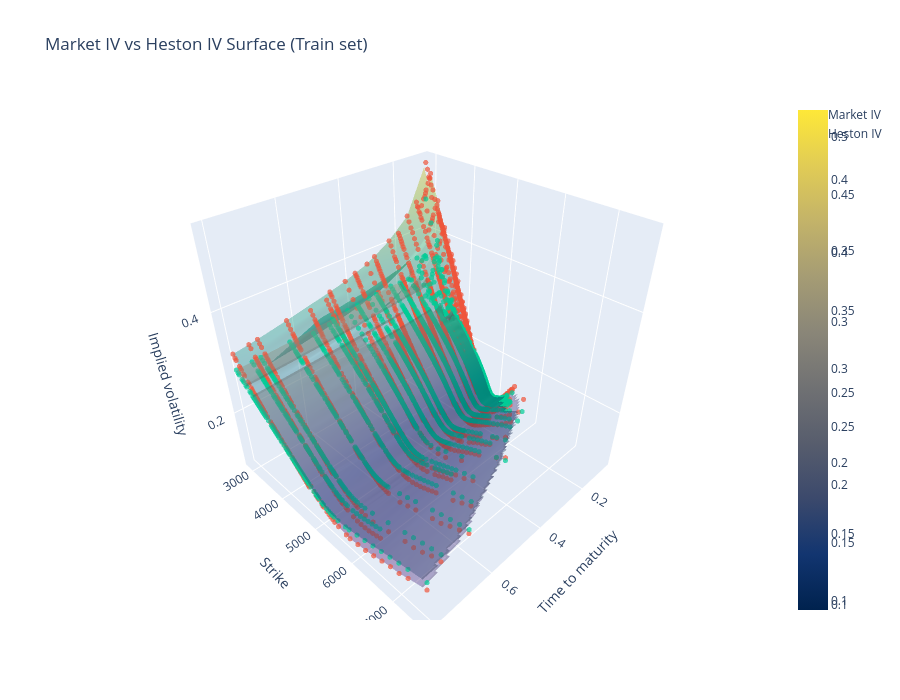

Notebook code for this chart:
### Code cell
# ============================================================
# 3D IV surface: market IV and Heston IV on train data
# ============================================================

surface_df = train.copy()

x = surface_df["tau"].to_numpy(float)
y = surface_df["strike"].to_numpy(float)
z = surface_df["iv"].to_numpy(float)
z_heston = surface_df["heston_iv"].to_numpy(float)

# Grid
tau_grid = np.linspace(x.min(), x.max(), 60)
strike_grid = np.linspace(y.min(), y.max(), 80)
tau_mesh, strike_mesh = np.meshgrid(tau_grid, strike_grid)

market_IV_grid = griddata(points=(x, y), values=z, xi=(tau_mesh, strike_mesh), method="linear")
heston_IV_grid = griddata(points=(x, y), values=z_heston, xi=(tau_mesh, strike_mesh), method="linear")

fig = go.Figure()
fig.add_trace(go.Surface(
    x=tau_mesh, y=strike_mesh, z=market_IV_grid,
    colorscale="Viridis", opacity=0.4))
fig.add_trace(go.Scatter3d(
    x=surface_df["tau"], y=surface_df["strike"], z=surface_df["iv"],
    mode="markers", name="Market IV", marker=dict(size=3, opacity=0.7)))
fig.add_trace(go.Scatter3d(
    x=surface_df["tau"], y=surface_df["strike"], z=surface_df["heston_iv"],
    mode="markers", name="Heston IV", marker=dict(size=3, opacity=0.7)))
fig.add_trace(go.Surface(
    x=tau_mesh, y=strike_mesh, z=heston_IV_grid,
    colorscale="Cividis", opacity=0.4))
fig.update_layout(
    title="Market IV vs Heston IV Surface (Train set)",
    scene=dict(xaxis_title="Time to maturity", yaxis_title="Strike", zaxis_title="Implied volatility"),
    width=900, height=700)
fig.show()

### Figure 1 — Plotly figure (JSON) as saved in the notebook; plotly's stock layout.template omitted (floating-point values rounded to 4 significant figures; data arrays with more than 128 entries replaced by an {"elided": "..."} marker saying what was removed)
{"data": [{"colorscale": [[0, "#440154"], [0.1111, "#482878"], [0.2222, "#3e4989"], [0.3333, "#31688e"], [0.4444, "#26828e"], [0.5556, "#1f9e89"], [0.6667, "#35b779"], [0.7778, "#6ece58"], [0.8889, "#b5de2b"], [1, "#fde725"]], "opacity": 0.4, "type": "surface", "x": {"elided": "80x60 float values"}, "y": {"elided": "80x60 float values"}, "z": {"elided": "80x60 float values"}}, {"marker": {"opacity": 0.7, "size": 3}, "mode": "markers", "name": "Market IV", "type": "scatter3d", "x": {"elided": "3355 float values"}, "y": {"elided": "3355 float values"}, "z": {"elided": "3355 float values"}}, {"marker": {"opacity": 0.7, "size": 3}, "mode": "markers", "name": "Heston IV", "type": "scatter3d", "x": {"elided": "3355 float values"}, "y": {"elided": "3355 float values"}, "z": {"elided": "3355 float values"}}, {"colorscale": [[0, "#00224e"], [0.1111, "#123570"], [0.2222, "#3b496c"], [0.3333, "#575d6d"], [0.4444, "#707173"], [0.5556, "#8a8678"], [0.6667, "#a59c74"], [0.7778, "#c3b369"], [0.8889, "#e1cc55"], [1, "#fee838"]], "opacity": 0.4, "type": "surface", "x": {"elided": "80x60 float values"}, "y": {"elided": "80x60 float values"}, "z": {"elided": "80x60 float values"}}], "layout": {"height": 700, "scene": {"xaxis": {"title": {"text": "Time to maturity"}}, "yaxis": {"title": {"text": "Strike"}}, "zaxis": {"title": {"text": "Implied volatility"}}}, "title": {"text": "Market IV vs Heston IV Surface (Train set)"}, "width": 900}}
